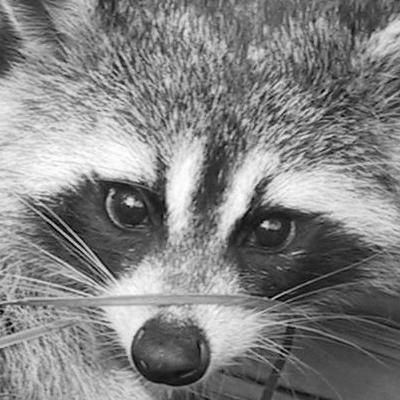
#> input picture ex04/animal_gray.jpeg, 400 x 400 px
$ python rotate.py
#> lines starting #> are read from the running program, lines starting #| are printed output that depends on the picture
### ex02/load_image.py
import numpy as np
from matplotlib import image


def ft_load(path: str) -> np.array:
    """Load an image from a file.

    Args:
        path: The path to the image file.

    Returns:
        The image as a numpy array.
    """
#> called with path = 'animal_gray.jpeg'

    try:
        img = image.imread(path)
#> img is the input picture: shape (400, 400, 3); min 0, max 255, mean 130.8
        arr = np.array(img)
        print("The shape of image is:", arr.shape)
#| The shape of image is: (400, 400, 3)
        return arr
    except Exception as e:
        print(e.__class__.__name__ + ": " + str(e))
        return None

### ex04/rotate.py
import numpy as np
from matplotlib import pyplot as plt
from load_image import ft_load


def main():
    """Main function."""
    arr = ft_load("animal_gray.jpeg")
    if arr is None:
        return
    print(arr)
#> (printed output is left out)

    rows = len(arr)
#> rows = 400
    cols = len(arr[0])
#> cols = 400

    transposed = [[arr[j][i] for j in range(rows)] for i in range(cols)]
#> transposed = 400 items
    arr = np.array(transposed)
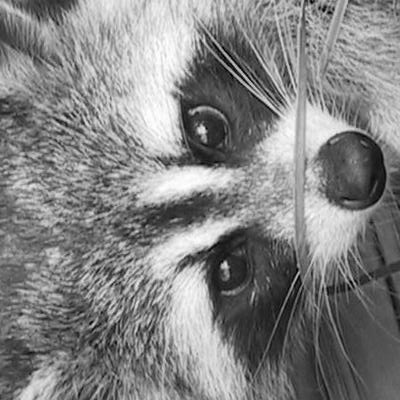
#> arr: shape (400, 400, 3); min 0, max 255, mean 130.8

    print("New shape after Transpose:", arr.shape)
#| New shape after Transpose: (400, 400, 3)
    print(arr)
#> (printed output is left out)

    _, ax = plt.subplots()
    ax.imshow(arr, cmap="gray")
    plt.savefig("animal_gray_plot.jpeg")


if __name__ == '__main__':
    main()
